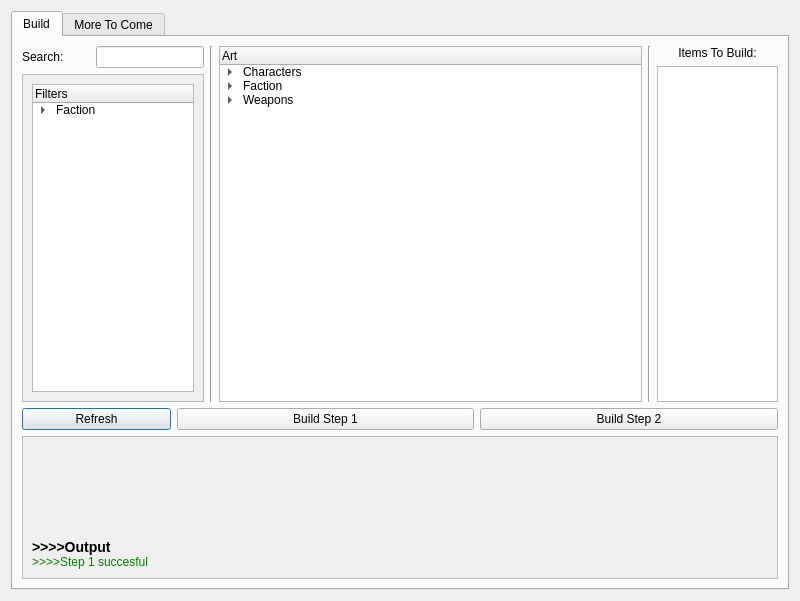
<?xml version="1.0" encoding="UTF-8"?>
<ui version="4.0">
 <class>Dialog</class>
 <widget class="QDialog" name="Dialog">
  <property name="geometry">
   <rect>
    <x>0</x>
    <y>0</y>
    <width>800</width>
    <height>601</height>
   </rect>
  </property>
  <property name="sizePolicy">
   <sizepolicy hsizetype="Preferred" vsizetype="Preferred">
    <horstretch>0</horstretch>
    <verstretch>0</verstretch>
   </sizepolicy>
  </property>
  <property name="minimumSize">
   <size>
    <width>800</width>
    <height>600</height>
   </size>
  </property>
  <property name="maximumSize">
   <size>
    <width>1920</width>
    <height>1080</height>
   </size>
  </property>
  <property name="windowTitle">
   <string>Atenea</string>
  </property>
  <layout class="QVBoxLayout" name="verticalLayout">
   <item>
    <widget class="QTabWidget" name="tabWidget">
     <property name="currentIndex">
      <number>0</number>
     </property>
     <widget class="QWidget" name="buildTab">
      <attribute name="title">
       <string>Build</string>
      </attribute>
      <layout class="QVBoxLayout" name="verticalLayout_4" stretch="5,0,2">
       <item>
        <layout class="QHBoxLayout" name="buildInfoLayout" stretch="3,0,7,0,2">
         <item>
          <layout class="QVBoxLayout" name="buildFiltersLayout" stretch="0,10">
           <item>
            <layout class="QHBoxLayout" name="filterByText">
             <item>
              <widget class="QLabel" name="filterTitle">
               <property name="text">
                <string>Search:</string>
               </property>
              </widget>
             </item>
             <item>
              <widget class="QLineEdit" name="buildFilterSearch">
               <property name="sizePolicy">
                <sizepolicy hsizetype="Preferred" vsizetype="Fixed">
                 <horstretch>0</horstretch>
                 <verstretch>0</verstretch>
                </sizepolicy>
               </property>
               <property name="minimumSize">
                <size>
                 <width>0</width>
                 <height>10</height>
                </size>
               </property>
              </widget>
             </item>
            </layout>
           </item>
           <item>
            <widget class="QScrollArea" name="filtersScrollArea">
             <property name="sizePolicy">
              <sizepolicy hsizetype="Preferred" vsizetype="Preferred">
               <horstretch>0</horstretch>
               <verstretch>0</verstretch>
              </sizepolicy>
             </property>
             <property name="widgetResizable">
              <bool>true</bool>
             </property>
             <widget class="QWidget" name="filtersScrollAreaLayout">
              <property name="geometry">
               <rect>
                <x>0</x>
                <y>0</y>
                <width>178</width>
                <height>325</height>
               </rect>
              </property>
              <layout class="QVBoxLayout" name="verticalLayout_2">
               <item>
                <widget class="QTreeWidget" name="filtersTree">
                 <property name="uniformRowHeights">
                  <bool>true</bool>
                 </property>
                 <property name="animated">
                  <bool>true</bool>
                 </property>
                 <property name="columnCount">
                  <number>1</number>
                 </property>
                 <column>
                  <property name="text">
                   <string>Filters</string>
                  </property>
                 </column>
                 <item>
                  <property name="text">
                   <string>Faction</string>
                  </property>
                  <item>
                   <property name="text">
                    <string>ES</string>
                   </property>
                   <property name="checkState">
                    <enum>Unchecked</enum>
                   </property>
                  </item>
                  <item>
                   <property name="text">
                    <string>SU</string>
                   </property>
                   <property name="checkState">
                    <enum>Unchecked</enum>
                   </property>
                  </item>
                  <item>
                   <property name="text">
                    <string>Corsairs</string>
                   </property>
                   <property name="checkState">
                    <enum>Unchecked</enum>
                   </property>
                  </item>
                  <item>
                   <property name="text">
                    <string>CSAC</string>
                   </property>
                   <property name="checkState">
                    <enum>Unchecked</enum>
                   </property>
                  </item>
                 </item>
                </widget>
               </item>
              </layout>
             </widget>
            </widget>
           </item>
          </layout>
         </item>
         <item>
          <widget class="Line" name="Separator_1">
           <property name="orientation">
            <enum>Qt::Vertical</enum>
           </property>
          </widget>
         </item>
         <item>
          <layout class="QVBoxLayout" name="buildNodesTreeLayout">
           <item>
            <widget class="QTreeWidget" name="buildNodesTree">
             <property name="sizePolicy">
              <sizepolicy hsizetype="Preferred" vsizetype="Preferred">
               <horstretch>0</horstretch>
               <verstretch>0</verstretch>
              </sizepolicy>
             </property>
             <property name="selectionBehavior">
              <enum>QAbstractItemView::SelectItems</enum>
             </property>
             <property name="uniformRowHeights">
              <bool>false</bool>
             </property>
             <property name="animated">
              <bool>true</bool>
             </property>
             <property name="headerHidden">
              <bool>false</bool>
             </property>
             <column>
              <property name="text">
               <string>Art</string>
              </property>
             </column>
             <item>
              <property name="text">
               <string>Characters</string>
              </property>
              <property name="flags">
               <set>ItemIsEnabled</set>
              </property>
              <item>
               <property name="text">
                <string>MC</string>
               </property>
               <property name="flags">
                <set>ItemIsEnabled</set>
               </property>
               <item>
                <property name="text">
                 <string>Jack</string>
                </property>
                <property name="checkState">
                 <enum>Unchecked</enum>
                </property>
                <property name="flags">
                 <set>ItemIsSelectable|ItemIsUserCheckable|ItemIsEnabled</set>
                </property>
               </item>
               <item>
                <property name="text">
                 <string>Alice</string>
                </property>
                <property name="checkState">
                 <enum>Unchecked</enum>
                </property>
               </item>
              </item>
              <item>
               <property name="text">
                <string>Bigmale</string>
               </property>
               <property name="flags">
                <set>ItemIsEnabled</set>
               </property>
              </item>
              <item>
               <property name="text">
                <string>MidMale</string>
               </property>
               <property name="flags">
                <set>ItemIsEnabled</set>
               </property>
              </item>
              <item>
               <property name="text">
                <string>Female</string>
               </property>
               <property name="flags">
                <set>ItemIsEnabled</set>
               </property>
               <item>
                <property name="text">
                 <string>Empress</string>
                </property>
                <property name="checkState">
                 <enum>Unchecked</enum>
                </property>
               </item>
              </item>
             </item>
             <item>
              <property name="text">
               <string>Faction</string>
              </property>
              <property name="flags">
               <set>ItemIsEnabled</set>
              </property>
              <item>
               <property name="text">
                <string>ES</string>
               </property>
               <property name="flags">
                <set>ItemIsEnabled</set>
               </property>
               <item>
                <property name="text">
                 <string>Animations</string>
                </property>
                <property name="flags">
                 <set>ItemIsEnabled</set>
                </property>
               </item>
               <item>
                <property name="text">
                 <string>Props-H</string>
                </property>
                <property name="flags">
                 <set>ItemIsEnabled</set>
                </property>
                <item>
                 <property name="text">
                  <string>Door</string>
                 </property>
                 <property name="checkState">
                  <enum>Unchecked</enum>
                 </property>
                 <property name="flags">
                  <set>ItemIsSelectable|ItemIsUserCheckable|ItemIsEnabled</set>
                 </property>
                </item>
               </item>
              </item>
              <item>
               <property name="text">
                <string>Commons</string>
               </property>
               <property name="flags">
                <set>ItemIsEnabled</set>
               </property>
               <item>
                <property name="text">
                 <string>Props</string>
                </property>
                <item>
                 <property name="text">
                  <string>DogStatue</string>
                 </property>
                 <property name="checkState">
                  <enum>Unchecked</enum>
                 </property>
                </item>
               </item>
              </item>
             </item>
             <item>
              <property name="text">
               <string>Weapons</string>
              </property>
              <property name="flags">
               <set>ItemIsEnabled</set>
              </property>
              <item>
               <property name="text">
                <string>Singles</string>
               </property>
               <property name="flags">
                <set>ItemIsEnabled</set>
               </property>
               <item>
                <property name="text">
                 <string>Revolvers</string>
                </property>
                <property name="flags">
                 <set>ItemIsEnabled</set>
                </property>
                <item>
                 <property name="text">
                  <string>ES</string>
                 </property>
                 <property name="flags">
                  <set>ItemIsEnabled</set>
                 </property>
                 <item>
                  <property name="text">
                   <string>Revolver</string>
                  </property>
                  <property name="checkState">
                   <enum>Unchecked</enum>
                  </property>
                  <property name="flags">
                   <set>ItemIsSelectable|ItemIsUserCheckable|ItemIsEnabled</set>
                  </property>
                 </item>
                </item>
               </item>
              </item>
             </item>
            </widget>
           </item>
          </layout>
         </item>
         <item>
          <widget class="Line" name="Separator_2">
           <property name="orientation">
            <enum>Qt::Vertical</enum>
           </property>
          </widget>
         </item>
         <item>
          <layout class="QVBoxLayout" name="ItemsToBuild">
           <item>
            <widget class="QLabel" name="itemsToBuildTitle">
             <property name="text">
              <string>Items To Build:</string>
             </property>
             <property name="alignment">
              <set>Qt::AlignCenter</set>
             </property>
            </widget>
           </item>
           <item>
            <widget class="QListWidget" name="itemsList">
             <property name="editTriggers">
              <set>QAbstractItemView::NoEditTriggers</set>
             </property>
             <property name="showDropIndicator" stdset="0">
              <bool>false</bool>
             </property>
             <property name="defaultDropAction">
              <enum>Qt::IgnoreAction</enum>
             </property>
             <property name="alternatingRowColors">
              <bool>true</bool>
             </property>
             <property name="selectionMode">
              <enum>QAbstractItemView::NoSelection</enum>
             </property>
             <property name="iconSize">
              <size>
               <width>16</width>
               <height>16</height>
              </size>
             </property>
             <property name="verticalScrollMode">
              <enum>QAbstractItemView::ScrollPerPixel</enum>
             </property>
            </widget>
           </item>
          </layout>
         </item>
        </layout>
       </item>
       <item>
        <layout class="QHBoxLayout" name="buildButtonsLayout" stretch="1,2,2">
         <item>
          <widget class="QPushButton" name="buttonBuildRefresh">
           <property name="sizePolicy">
            <sizepolicy hsizetype="Minimum" vsizetype="Fixed">
             <horstretch>0</horstretch>
             <verstretch>1</verstretch>
            </sizepolicy>
           </property>
           <property name="text">
            <string>Refresh</string>
           </property>
          </widget>
         </item>
         <item>
          <widget class="QPushButton" name="buttonBuildStep1">
           <property name="sizePolicy">
            <sizepolicy hsizetype="Minimum" vsizetype="Fixed">
             <horstretch>0</horstretch>
             <verstretch>1</verstretch>
            </sizepolicy>
           </property>
           <property name="text">
            <string>Build Step 1</string>
           </property>
          </widget>
         </item>
         <item>
          <widget class="QPushButton" name="buttonBuildStep2">
           <property name="sizePolicy">
            <sizepolicy hsizetype="Minimum" vsizetype="Fixed">
             <horstretch>0</horstretch>
             <verstretch>1</verstretch>
            </sizepolicy>
           </property>
           <property name="text">
            <string>Build Step 2</string>
           </property>
          </widget>
         </item>
        </layout>
       </item>
       <item>
        <layout class="QHBoxLayout" name="buildConsoleLayout" stretch="0">
         <item>
          <widget class="QScrollArea" name="scrollArea">
           <property name="sizePolicy">
            <sizepolicy hsizetype="Expanding" vsizetype="Expanding">
             <horstretch>1</horstretch>
             <verstretch>1</verstretch>
            </sizepolicy>
           </property>
           <property name="widgetResizable">
            <bool>true</bool>
           </property>
           <widget class="QWidget" name="scrollAreaWidgetContents">
            <property name="geometry">
             <rect>
              <x>0</x>
              <y>0</y>
              <width>754</width>
              <height>139</height>
             </rect>
            </property>
            <layout class="QHBoxLayout" name="horizontalLayout">
             <item>
              <widget class="QLabel" name="consoleOutput">
               <property name="text">
                <string>&lt;font size=4&gt; &lt;b&gt; &gt;&gt;&gt;&gt;Output &lt;/b&gt;&lt;/font&gt;
&lt;br&gt;
&lt;font color=&quot;green&quot;&gt; &gt;&gt;&gt;&gt;Step 1 succesful &lt;/font&gt;

</string>
               </property>
               <property name="alignment">
                <set>Qt::AlignBottom|Qt::AlignLeading|Qt::AlignLeft</set>
               </property>
               <property name="wordWrap">
                <bool>true</bool>
               </property>
               <property name="openExternalLinks">
                <bool>true</bool>
               </property>
              </widget>
             </item>
            </layout>
           </widget>
          </widget>
         </item>
        </layout>
       </item>
      </layout>
     </widget>
     <widget class="QWidget" name="moreToComeTab">
      <property name="maximumSize">
       <size>
        <width>16777215</width>
        <height>16777215</height>
       </size>
      </property>
      <attribute name="title">
       <string>More To Come</string>
      </attribute>
      <layout class="QVBoxLayout" name="verticalLayout_3">
       <item>
        <widget class="QLabel" name="WIPLabel">
         <property name="text">
          <string>NEW TOOLS COMMING!</string>
         </property>
         <property name="alignment">
          <set>Qt::AlignCenter</set>
         </property>
        </widget>
       </item>
      </layout>
     </widget>
    </widget>
   </item>
  </layout>
  <action name="actionRefresh">
   <property name="text">
    <string>Refresh</string>
   </property>
   <property name="toolTip">
    <string>refreshFolders</string>
   </property>
   <property name="shortcut">
    <string>Ctrl+R</string>
   </property>
  </action>
 </widget>
 <tabstops>
  <tabstop>tabWidget</tabstop>
  <tabstop>buildNodesTree</tabstop>
  <tabstop>filtersTree</tabstop>
  <tabstop>filtersScrollArea</tabstop>
  <tabstop>buttonBuildRefresh</tabstop>
  <tabstop>buttonBuildStep1</tabstop>
  <tabstop>buttonBuildStep2</tabstop>
  <tabstop>scrollArea</tabstop>
 </tabstops>
 <resources/>
 <connections/>
</ui>
